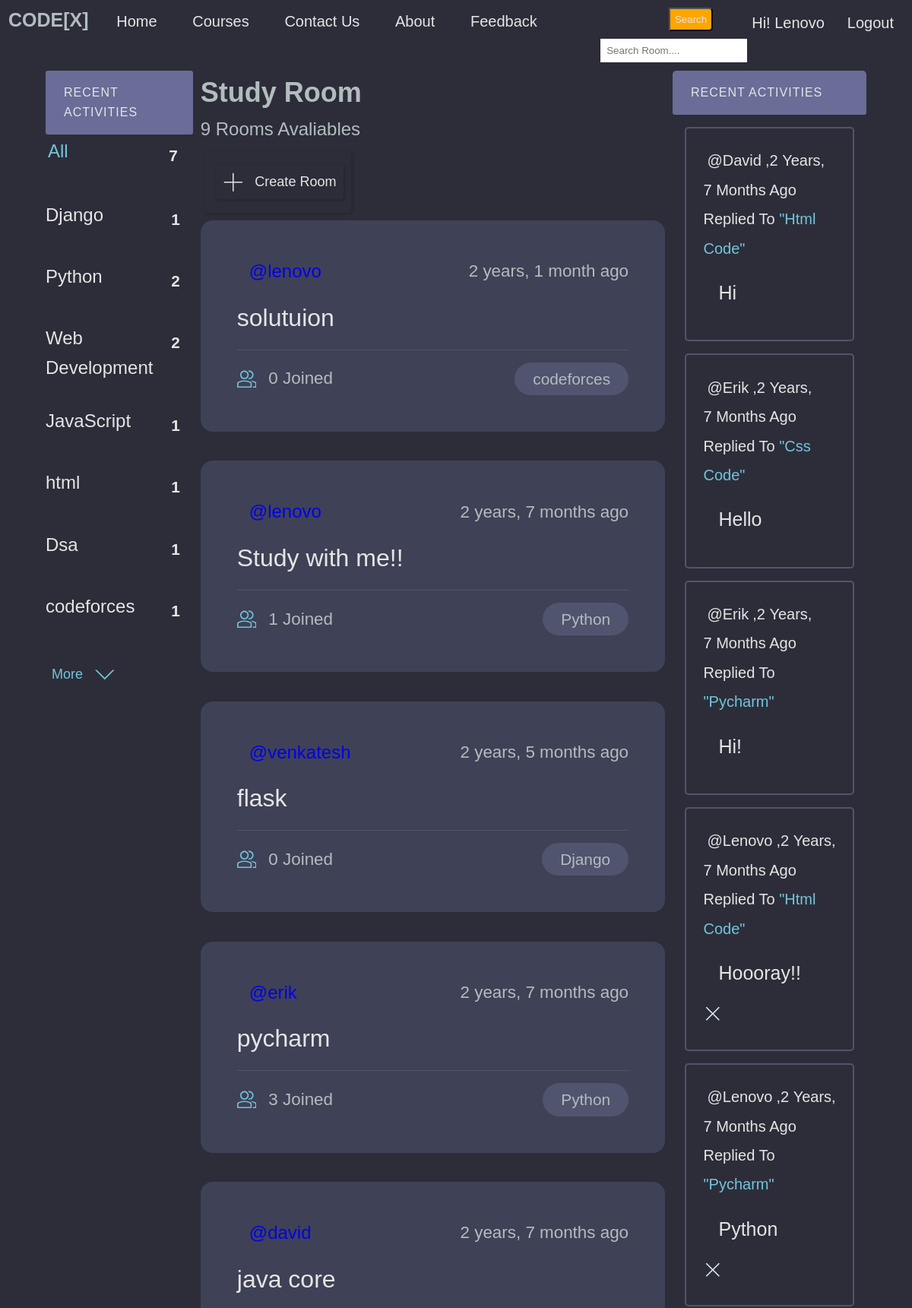
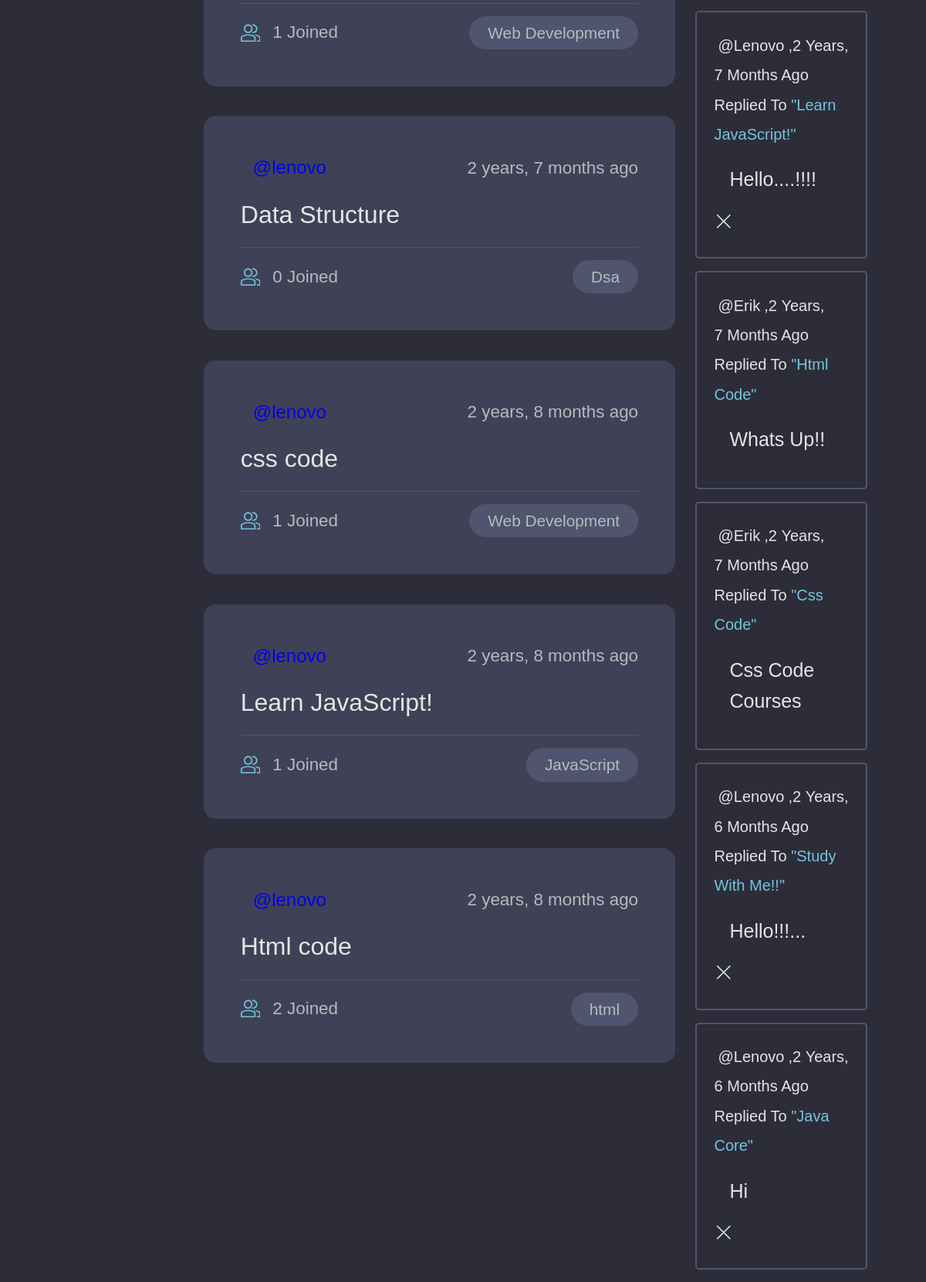
The app's page / (signed in) with its own data (2 pictures, top to bottom).
### base/models.py (models this page shows, shortened)
class Topic(models.Model):
    name = models.CharField(max_length=200)

class Room(models.Model):
    host =  models.ForeignKey(User, on_delete=models.SET_NULL,null=True)
    topic = models.ForeignKey(Topic, on_delete=models.SET_NULL,null=True)
    name =  models.CharField(max_length= 200)
    description = models.TextField(null= True, blank= True)
    participants= models.ManyToManyField(User, related_name='participants', blank=True)
    updated= models.DateTimeField(auto_now= True)
    created= models.DateTimeField(auto_now_add=True)
    class Meta:
        ordering = ['-updated','-created']
    def __str__(self):
        return self.name

class Message(models.Model):
    user= models.ForeignKey(User, on_delete=models.CASCADE)
    room = models.ForeignKey(Room, on_delete=models.CASCADE)
    body = models.TextField()
    updated= models.DateTimeField(auto_now= True)
    created = models.DateTimeField(auto_now_add=True)
    def __str__(self):
        return self.body[0:50]

### base/views.py (the view)
# urls.py: path('',views.home, name="home"),
def home(request):
    q = request.GET.get('q') if request.GET.get('q') != None else ''
    rooms = Room.objects.filter(
        Q(topic__name__icontains=q) |
        Q(name__icontains=q) |
        Q(description__icontains=q))
    room_count= rooms.count()
    topics = Topic.objects.all()
    room_message = Message.objects.filter(Q(room__topic__name__icontains=q))
    context = {'rooms': rooms ,'topics': topics,'room_count': room_count,'room_message': room_message}
    return render(request, 'base/home.html',context )

### base/templates/base/home.html (shortened to what this page needs)
{% extends 'main.html' %}
{% block content %}
<div class="layout layout--3">
    <div class="home-container">
        <div>
            {% include 'base/topics_component.html' %}
        </div>
        <div class="roomlist">
            <h2>Study Room</h2>
            <p>{{room_count}} Rooms Avaliables</p>
            <div class="btn">
                <a class="btn btn--main" href="{% url 'create-room' %}">
                    <svg version="1.1" xmlns="http://www.w3.org/2000/svg" width="32" height="32" viewBox="0 0 32 32">
                    <title>add</title>
                    <path
                      d="M16.943 0.943h-1.885v14.115h-14.115v1.885h14.115v14.115h1.885v-14.115h14.115v-1.885h-14.115v-14.115z">
                    </path>
                </svg>Create Room</a>
            </div>
            <div>
                {% include 'base/feed_component.html' %}
            </div>
        </div>
        <div>
            {% include 'base/activity_component.html' %}
        </div>
    </div>
</div>
{% endblock content %}

### templates/main.html (shortened to what this page needs)
<!DOCTYPE html>
<html lang="en">
<head>
</head>
<body>
    <nav class="nav-bar">
        <ul>
            <label class="logo">CODE[X]</label>
            <li><a  href="/">Home</a></li>
            <li><a href="{% url 'course' %}">Courses</a></li>
            <li><a href="{% url 'contact' %}">Contact us</a></li>
            <li><a href="#">About</a></li>
            <li><a href="#">feedback</a></li>
        </ul>
        {% if request.user.is_authenticated %}
        <a class="logout" href="{% url 'logout' %}">Logout</a>
        <p class="hello">Hi! {{request.user}}</p>
        {% else %}
        <a class="login" href="{% url 'login' %}">Login</a>
        {% endif %}
        <form method="GET" action="{% url 'home' %}">
            <button class="but">Search</button>
            <input class="search" type="text" name="q" placeholder="Search Room...."/>
        </form>
    </nav>
    {% block content %}
    {% endblock %}
</body>
</html>

### base/templates/base/topics_component.html (shortened to what this page needs)
<div class="topics-container">
    <div class="activities__header">
        <h2> Recent Activities </h2>
    </div>
    <ul class="topics__list">
        <li>
            <a href="{% url 'home' %}" class="active">All<span>{{topics.count}}</span></a>
        </li>
        {% for topic in topics %}
            <li>
                <a href="{% url 'home' %}?q={{topic.name}}">{{topic.name}}<span>{{topic.room_set.all.count}}</span></a>
            </li>
        {% endfor %}
    </ul>
    <a class="btn btn--link" href="{% url 'course' %}">More
        <svg version="1.1" xmlns="http://www.w3.org/2000/svg" width="32" height="32" viewBox="0 0 32 32">
            <title>chevron-down</title>
            <path d="M16 21l-13-13h-3l16 16 16-16h-3l-13 13z"></path>
        </svg>
    </a>
</div>

### base/templates/base/feed_component.html (shortened to what this page needs)
{% for room in rooms %}
<div class="roomListRoom">
    <div class="roomListRoom__header">
        <a href="{% url 'user-profile' room.host.id %}" class="roomListRoom__author">
            <span>@{{room.host.username}}</span>
        </a>
        <div class="roomListRoom__actions">
            <span>{{room.created|timesince}} ago</span>
        </div>
    </div>
    <div class="roomListRoom__content">
        <a href="{% url 'room' room.id %}">{{room.name}}</a>
    </div>
    <div class="roomListRoom__meta">
        <a href="{% url 'room' room.id %}" class="roomListRoom__joined">
            {{room.participants.all.count}} Joined
        </a>
        <p class="roomListRoom__topic">{{room.topic.name}}</p>
    </div>
</div>
{% endfor %}

### base/templates/base/activity_component.html (shortened to what this page needs)
<div class="activities">
    <div class="activities__header">
        <h2> Recent Activities </h2>
    </div>
    {% for message in room_message %}
        <div class="activities__box">
            <div>
                <small class="m_e_s"><a class="message-user" href="{% url 'user-profile' message.user.id %}">@{{ message.user }}</a>,{{message.created|timesince}} ago replied to </small>
                <small class="mess-room">"{{message.room}}"</small>
                <p class="user-message">{{message}}</p>
                {% if request.user == message.user %}
                    <div class="roomListRoom__actions">
                        <a href="{% url 'delete-message' message.id %}">
                            <svg version="1.1" xmlns="http://www.w3.org/2000/svg" width="32" height="32" viewBox="0 0 32 32">
                                <title>Delete Message</title>
                                <path
                                    d="M27.314 6.019l-1.333-1.333-9.98 9.981-9.981-9.981-1.333 1.333 9.981 9.981-9.981 9.98 1.333 1.333 9.981-9.98 9.98 9.98 1.333-1.333-9.98-9.98 9.98-9.981z">
                                </path>
                            </svg>
                        </a>
                    </div>
                {% endif %}
            </div>
        </div>
    {% endfor %}
</div>

### templates/main.html (style rules this page uses)
:root { --color-main: #71c6dd; --color-main-light: #e1f6fb; --color-dark: #3f4156; --color-dark-medium: #51546e; --color-dark-light: #696d97; --color-light: #e5e5e5; --color-gray: #8b8b8b; --color-light-gray: #b2bdbd; --color-bg: #2d2d39; --color-success: #5dd693; --color-error: #fc4b0b; }
* { padding: 0; margin: 0; text-decoration: none; list-style-type: none; box-sizing: border-box; font-family: 'Nunito', sans-serif }
body { color: var(--color-light-gray); background-color: var(--color-bg); line-height: 1.6; font-weight: 400; font-size: 1.5rem; min-height: 100vh; }
.nav-bar { background:#2d2d39; height: 55px; width: 100%; }
.logo { color:#b2bdbd ; font-size: 25px; line-height: 50px; padding: 0 10px; font-weight: bold; }
nav ul { float:left; margin:1px; }
nav ul li { display: inline-block; line-height:40px; margin: 0 14px; }
nav ul li a { color: #e5e5e5; font-size: 20px; padding: 4px 6px; border-radius: 3px; text-transform:capitalize; }
.search { float: right; margin-top: 10px; border: none; padding: 8px; }
button { float: right; margin-right: 45px; padding: 6px; margin-top: 10px; background: orange; color: #e5e5e5; border-radius: 0 5px 5px 0; cursor: pointer; }
.logout { float: right; color: #e5e5e5; font-size: 20px; padding: 4px 6px; border-radius: 3px; text-transform:capitalize; margin-top: 10px; margin-right: 18px; cursor: pointer; }
.hello { float: right; color: #e5e5e5; font-size: 20px; padding: 4px 6px; border-radius: 3px; text-transform:capitalize; margin-top: 10px; margin-right: 18px; }

### base/templates/base/home.html (style rules this page uses)
:root { --color-main: #71c6dd; --color-main-light: #e1f6fb; --color-dark: #3f4156; --color-dark-medium: #51546e; --color-dark-light: #696d97; --color-light: #e5e5e5; --color-gray: #8b8b8b; --color-light-gray: #b2bdbd; --color-bg: #2d2d39; --color-success: #5dd693; --color-error: #fc4b0b; }
.layout { margin-top: 2.4rem; }
.layout--3 > .home-container > div:last-child { flex-basis: 25%; }
.home-container { display: grid; grid-template-columns: 1fr 3fr 1fr; padding: 0; flex-basis: 100%; width: 90%; margin: auto; }
.btn { background-color: transparent; border: none; display: inline-flex; align-items: center; gap: 1rem; cursor: pointer; transition: all ease-in-out 0.3s; border-radius: 3px; box-shadow: 1px 1px 3px 1px rgba(0, 0, 0, 0.15); padding:8px 10px; font-size: 18px; margin-top: 10px; margin-bottom: 10px; margin-left: 5px; }
.btn--main { color: var( --color-light); }
.btn > svg { fill: currentColor; width: 1.6rem; height: 1.6rem; }

### base/templates/base/topics_component.html (style rules this page uses)
:root { --color-main: #71c6dd; --color-main-light: #e1f6fb; --color-dark: #3f4156; --color-dark-medium: #51546e; --color-dark-light: #696d97; --color-light: #e5e5e5; --color-gray: #8b8b8b; --color-light-gray: #b2bdbd; --color-bg: #2d2d39; --color-success: #5dd693; --color-error: #fc4b0b; }
.topics-container { margin-right: 10px; }
.topics__list { list-style: none; }
.topics__list li a { display: flex; justify-content: space-between; margin-bottom: 2rem; font-weight: 500; color: var( --color-light); transition: all 0.3s ease-in-out; }
.topics__list li a.active, .topics__list li a:hover { color: var(--color-main); border-radius: 3px; padding: 3px 3px; }
.topics__list li a span { padding: 0.5rem 1rem; color: var( --color-light); border-radius: 3px; font-size: 1.3rem; font-weight: 700; letter-spacing: 1px; }
.btn { background-color: transparent; border: none; display: inline-flex; align-items: center; gap: 1rem; cursor: pointer; transition: all ease-in-out 0.3s; border-radius: 3px; box-shadow: 1px 1px 3px 1px rgba(0, 0, 0, 0.15); padding:8px 10px; font-size: 18px; margin-top: 10px; margin-bottom: 10px; margin-left: 5px; }
.btn--link { border-radius: 3px; padding: 3px; color: var(--color-main); box-shadow: none; }
.activities__header h2 { background-color: var(--color-dark-light); text-transform: uppercase; font-weight: 500; padding: 1rem 1.5rem; color: var(--color-light); letter-spacing: 1px; font-size: 1rem; border-radius: 3px; }

### records on screen
Topic: name "Django", room_set.all.count "1"
Topic: name "Python", room_set.all.count "2"
Topic: name "Web Development", room_set.all.count "2"
Topic: name "JavaScript", room_set.all.count "1"
Topic: name "html", room_set.all.count "1"
Topic: name "Dsa", room_set.all.count "1"
Topic: name "codeforces", room_set.all.count "1"
Room: host.username "lenovo", created "2 years, 1 month", name "solutuion", participants.all.count "0", topic.name "codeforces"
Room: host.username "lenovo", created "2 years, 7 months", name "Study with me!!", participants.all.count "1", topic.name "Python"
Room: host.username "venkatesh", created "2 years, 5 months", name "flask", participants.all.count "0", topic.name "Django"
Room: host.username "erik", created "2 years, 7 months", name "pycharm", participants.all.count "3", topic.name "Python"
Room: host.username "david", created "2 years, 7 months", name "java core", participants.all.count "1", topic.name "Web Development"
Room: host.username "lenovo", created "2 years, 7 months", name "Data Structure", participants.all.count "0", topic.name "Dsa"
Room: host.username "lenovo", created "2 years, 8 months", name "css code", participants.all.count "1", topic.name "Web Development"
Room: host.username "lenovo", created "2 years, 8 months", name "Learn JavaScript!", participants.all.count "1", topic.name "JavaScript"
Room: host.username "lenovo", created "2 years, 8 months", name "Html code", participants.all.count "2", topic.name "html"
Message: user "David", created "2 Years, 7 Months", room "Html Code", body "Hi"
Message: user "Erik", created "2 Years, 7 Months", room "Css Code", body "Hello"
Message: user "Erik", created "2 Years, 7 Months", room "Pycharm", body "Hi!"
Message: user "Lenovo", created "2 Years, 7 Months", room "Html Code", body "Hoooray!!"
Message: user "Lenovo", created "2 Years, 7 Months", room "Pycharm", body "Python"
Message: user "Lenovo", created "2 Years, 7 Months", room "Learn JavaScript!", body "Hello....!!!!"
Message: user "Erik", created "2 Years, 7 Months", room "Html Code", body "Whats Up!!"
Message: user "Erik", created "2 Years, 7 Months", room "Css Code", body "Css Code Courses"
Message: user "Lenovo", created "2 Years, 6 Months", room "Study With Me!!", body "Hello!!!..."
Message: user "Lenovo", created "2 Years, 6 Months", room "Java Core", body "Hi"

### other values on screen
{{ request.user }} "Lenovo"
{{ topics.count }} "7"
{{ room_count }} "9"
